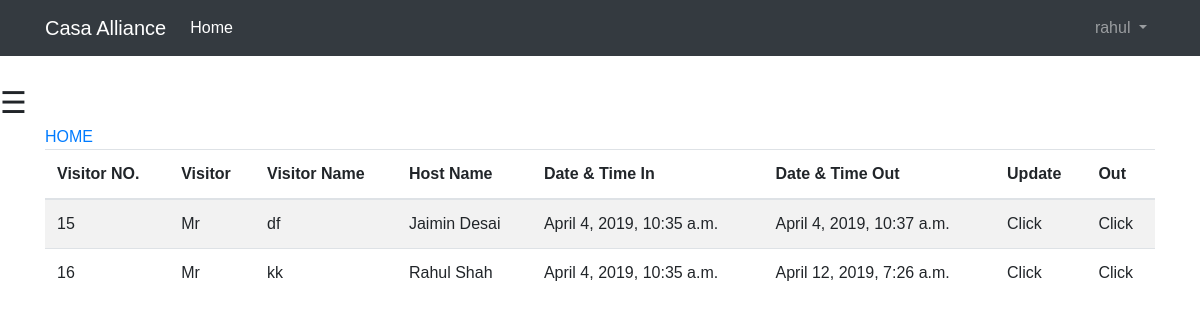
Screenshot of /basic_app/visitor_list/ (signed in) with the database file from the repository.
### basic_app/models.py (models this page shows, shortened)
class Visitor(models.Model):
    visitor_prefix = models.CharField(choices=NAME_PREFIX, max_length=10)
    visitor_name = models.CharField(validators=[name_regex], max_length=20)
    host_name = models.ForeignKey(Profile, on_delete=models.PROTECT)
    date_and_time = models.DateTimeField(default=timezone.now())
    date_and_time_out = models.DateTimeField(blank=True, default=timezone.now())

class Profile(models.Model):
    user = models.OneToOneField(User, on_delete=models.PROTECT)
    username_again = models.CharField(max_length=64)
    first_name = models.CharField(validators=[name_regex], max_length=64)
    last_name = models.CharField(validators=[name_regex], max_length=64)
    occupation = models.CharField(validators=[name_regex], max_length=64)
    contact_no = models.PositiveIntegerField()
    total_members = models.PositiveIntegerField()
    house_name = models.CharField(validators=[name_regex], max_length=64, blank=True)
    wing_name = models.CharField(validators=[name_regex], max_length=64)
    flat_no = models.IntegerField()
    society_name = models.CharField(validators=[name_regex], max_length=64)
    society_address = models.TextField(max_length=500)
    profile_pic = models.FileField(blank=True)
    def __str__(self):
        return '%s %s' % (self.first_name, self.last_name)

### basic_app/views.py (the view)
# urls.py: url(r'^visitor_list/visitor_update/(?P<pk>\d+)/$', views.VisitorUpdateView.as_view(), name='visitor_update'),
@login_required
def visitor_list(request):
    obj = models.Visitor.objects.all()
    if obj:
        return render(request, 'basic_app/visitor_list.html', {'list': obj})
    else:
        return HttpResponse('No result found')

### templates/basic_app/visitor_list.html
{% extends 'basic_app/base.html' %}
{% block body_block %}
<div class = "container">
<a href="{% url 'basic_app:watchman_home' %}">HOME</a>
    <table class = "table table-striped">
<thead>
    <tr>
        <th>Visitor NO.</th>
        <th>Visitor</th>
        <th>Visitor Name</th>
        <th>Host Name</th>
        <th>Date & Time In</th>
        <th>Date & Time Out</th>
        <th>Update</th>
        <th>Out</th>
    </tr>
   </thead>
   <tbody>
   {% if list %}
   {% for k in list %}
      <tr>
          <td>{{ k.pk }}</td>
          <td>{{ k.visitor_prefix }}</td>
          <td>{{ k.visitor_name }}</td>
          <td>{{ k.host_name }}</td>
          <td>{{ k.date_and_time }}</td>
          {% if k.date_and_time_out == k.date_and_time %}
              <td>None</td>
              <td><a href="{% url 'basic_app:visitor_update' pk=k.pk %}">Click</a></td>
              <td><a href="{% url 'basic_app:visitor_out' pk=k.pk %}">Click</a></td>
          {% else %}
              <td>{{ k.date_and_time_out }}</td>
              <td>Click</td>
              <td>Click</td>
          {% endif %}
      </tr>
   {% endfor %}
   {% endif %}
  </tbody>
</table>
</div>
{% endblock %}

### templates/basic_app/base.html (shortened to what this page needs)
<!DOCTYPE html>
<html lang="en">
<head>
    <link rel="stylesheet" href="https://maxcdn.bootstrapcdn.com/bootstrap/4.0.0/css/bootstrap.min.css">
</head>
<body>
  <nav class="navbar navbar-expand-lg navbar-dark bg-dark mb-4">
    <div class="container">
      <a class="navbar-brand" href="{% url 'basic_app:casa_home' %}">Casa Alliance</a>
      <div class="collapse navbar-collapse" id="navbarSupportedContent">
        <ul class="navbar-nav mr-auto">
        <li class="nav-item active">
        {% if  request.user.is_authenticated and not request.user.username == 'watchman'%}
            <a class="nav-link" href="{% url 'basic_app:casa_home' %}">Home <span class="sr-only">(current)</span></a>
        {% endif %}
      </li>
        </ul>
        {% if user.is_authenticated %}
          <ul class="navbar-nav">
            <li class="nav-item dropdown">
              <a class="nav-link dropdown-toggle" href="#" id="navbarDropdown" role="button" data-toggle="dropdown" aria-haspopup="true" aria-expanded="false">
                {{ user.username }}
              </a>
            </li>
          </ul>
        {% else %}
          <form class="form-inline my-2 my-lg-0">
            <a href="{% url 'basic_app:user_login' %}" class="btn btn-outline-secondary">Log in</a>
            <a href="{% url 'basic_app:register' %}" class="btn btn-primary ml-2">Sign up</a>
          </form>
        {% endif %}
      </div>
    </div>
  </nav>
     {% if user.is_authenticated and not request.user.username == 'watchman' %}
        <span style="font-size:30px;cursor:pointer" onclick="openNav()">&#9776;</span>
     {% endif %}
<div>
    {% block body_block %}{% endblock %}
</div>
</body>
</html>

### templates/basic_app/base.html (style rules this page uses)
body { font-family: "proxima-nova-soft", "Proxima Nova Soft", Helvetica, Arial, sans-serif; }

### rows the page displays
Visitor: pk "15", visitor_prefix "Mr", visitor_name "df", host_name "Jaimin Desai", date_and_time "April 4, 2019, 10:35 a.m.", date_and_time_out "April 4, 2019, 10:37 a.m."
Visitor: pk "16", visitor_prefix "Mr", visitor_name "kk", host_name "Rahul Shah", date_and_time "April 4, 2019, 10:35 a.m.", date_and_time_out "April 12, 2019, 7:26 a.m."

### other values shown
{{ user.username }} "rahul"
